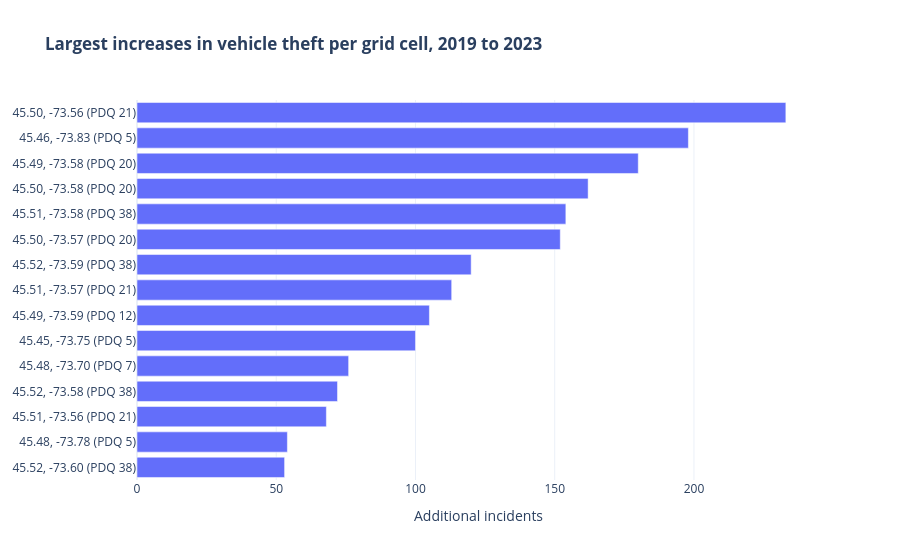

The cell this chart's notebook holds for it:
### Code cell
changes = cell_changes(full, "Vehicle theft", BASE_YEAR, peak_year, top=15)
display(changes[["LABEL", BASE_YEAR, peak_year, "CHANGE"]])

fig = px.bar(changes.iloc[::-1], x="CHANGE", y="LABEL", orientation="h",
             title="<b>Largest increases in vehicle theft per grid cell, {} to {}</b>".format(BASE_YEAR, peak_year))
fig.update_yaxes(title=None, type="category")
fig.update_xaxes(title="Additional incidents")
fig.show()

### Figure 1 — Plotly figure (JSON) as saved in the notebook; plotly's stock layout.template omitted (floating-point values rounded to 4 significant figures)
{"data": [{"hovertemplate": "CHANGE=%{x}<br>LABEL=%{y}<extra></extra>", "legendgroup": "", "marker": {"color": "#636efa", "pattern": {"shape": ""}}, "name": "", "orientation": "h", "showlegend": false, "textposition": "auto", "type": "bar", "x": [53, 54, 68, 72, 76, 100, 105, 113, 120, 152, 154, 162, 180, 198, 233], "xaxis": "x", "y": ["45.52, -73.60 (PDQ 38)", "45.48, -73.78 (PDQ 5)", "45.51, -73.56 (PDQ 21)", "45.52, -73.58 (PDQ 38)", "45.48, -73.70 (PDQ 7)", "45.45, -73.75 (PDQ 5)", "45.49, -73.59 (PDQ 12)", "45.51, -73.57 (PDQ 21)", "45.52, -73.59 (PDQ 38)", "45.50, -73.57 (PDQ 20)", "45.51, -73.58 (PDQ 38)", "45.50, -73.58 (PDQ 20)", "45.49, -73.58 (PDQ 20)", "45.46, -73.83 (PDQ 5)", "45.50, -73.56 (PDQ 21)"], "yaxis": "y"}], "layout": {"barmode": "relative", "legend": {"tracegroupgap": 0}, "title": {"text": "<b>Largest increases in vehicle theft per grid cell, 2019 to 2023</b>"}, "xaxis": {"anchor": "y", "domain": [0, 1], "title": {"text": "Additional incidents"}}, "yaxis": {"anchor": "x", "domain": [0, 1], "title": {}, "type": "category"}}}
